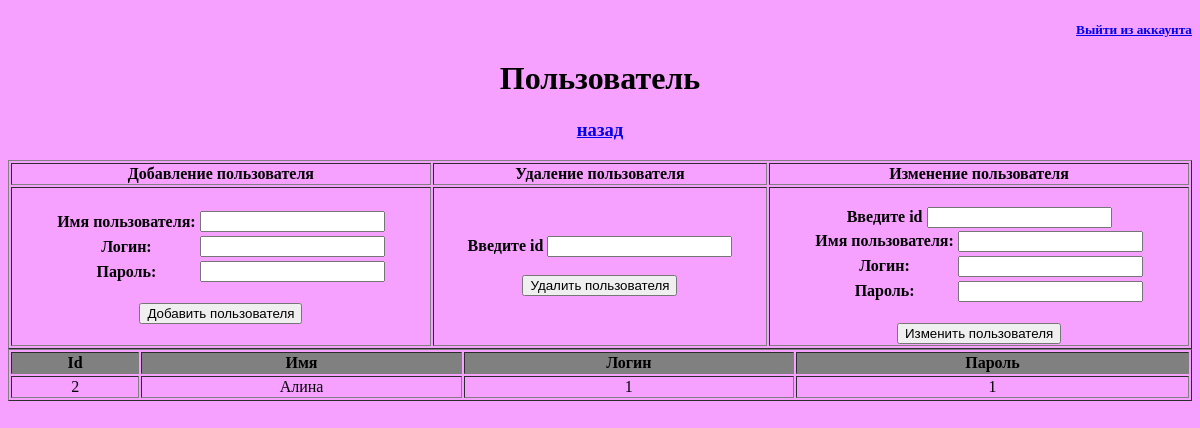
Before: /home/Users/ with the older database file.
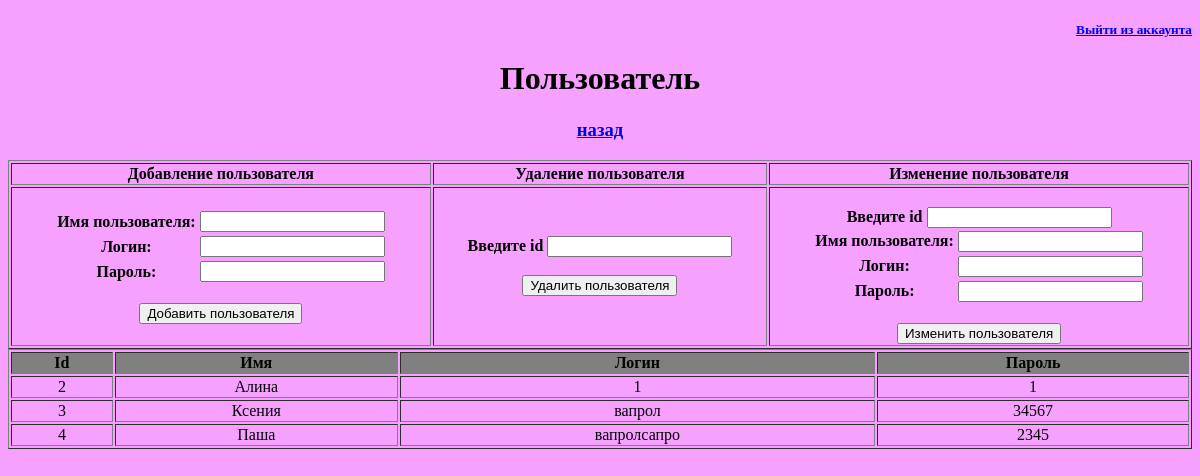
After: the same page with the newer database file.
### firstapp/models.py (models this page shows)
class Users(models.Model):
    name = models.CharField(max_length=120)
    login = models.CharField(max_length=120)
    password = models.CharField(max_length=120)
    objects = models.Manager()

### firstapp/views.py (the view)
# urls.py: path('home/Users/', views.index_Users, name='Users'),
def index_Users(request):
    index_form = DataUsers()
    index_data = Users.objects.all()
    return render(request, "Firstapp/Users.html", {"form": index_form, "data": index_data})

### firstapp/forms.py
class DataUsers(forms.Form):
    name = forms.CharField(label="Имя пользователя")
    login = forms.CharField(label="Логин")
    password = forms.CharField(label="Пароль")

### Templates/Firstapp/Users.html (shortened to what this page needs)
<!DOCTYPE html>
<html>
<head>
</head>
<body class="container"  bgcolor="#F6A1FF">
    <div id="header" >
        <h5 align="right"><a href="/accounts/login/">Выйти из аккаунта</a></h5>
        <h1 align="center">Пользователь<h1>
        <h3 align="center"><a href = "{% url 'home' %}">назад</a></h3>
    </div>
    <table border="1" width="100%">
        <tr>
            <th> Добавление пользователя </th>
            <th> Удаление пользователя </th>
            <th> Изменение пользователя </th>
        </tr>
    <tr>
        <th align="center">
            <form method="POST" action="add/">
            <table>
                {{ form }}
            </table>
                <br>
            <input type="submit" value="Добавить пользователя">
            </form>
        </th>
        <th align="center">
            <form method="POST" action="del/">
            <label>Введите id</label>
            <input type= "number" name="del_int"><br>
            <br>
            <input type= "submit" value="Удалить пользователя">
            </form>
        </th>
        <th align="center">
            <br>
            <form method="POST" action="update/">
            <label>Введите id</label>
            <input type= "number" name="update_int"><br>
            <table>
                {{ form }}
            </table>
            <br>
            <input type= "submit" value="Изменить пользователя">
            </form>
        </th>
    </tr>
    </table>
	<form method="POST" action="show/">
        <table border="1" width="100%">
            <tr align="center" bgcolor="grey">
                <th>Id</th>
                <th>Имя</th>
                <th>Логин</th>
                <th>Пароль</th>
            </tr>
        {% for i in data %}
            <tr align="center">
                <td>{{ i.id }}</td>
                <td>{{ i.name }}</td>
                <td>{{ i.login }}</td>
                <td>{{ i.password }}</td>
            </tr>
        {% endfor %}
        </table>
        </form>
</body>
</html>

Changed rows visible on the page:
added Users: id "3", name "Ксения", login "вапрол", password "34567"
added Users: id "4", name "Паша", login "вапролсапро", password "2345"
